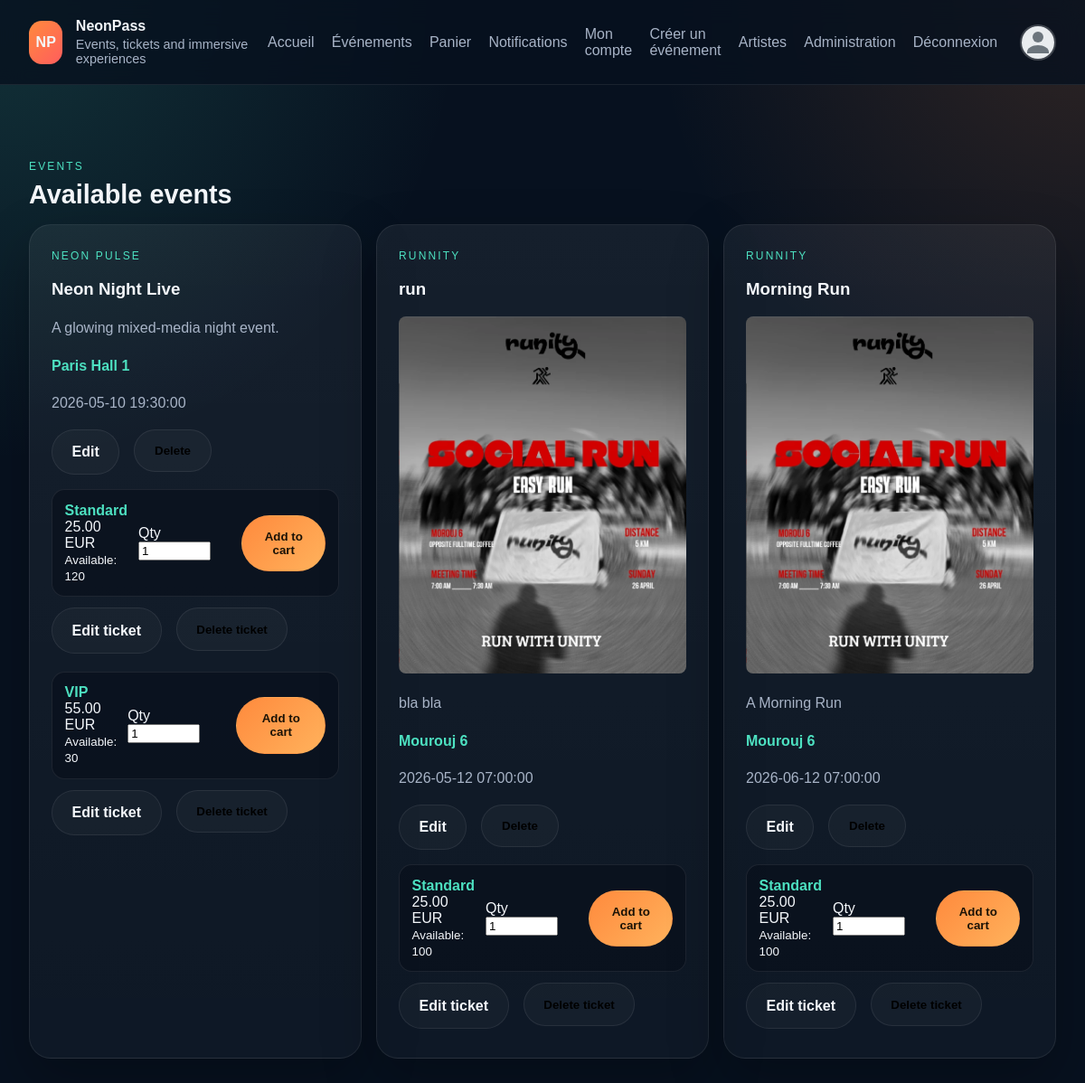
The page /events (signed in) on the database its author committed.
### tables this page shows
CREATE TABLE events (
    id INTEGER PRIMARY KEY AUTOINCREMENT,
    artist_id INTEGER DEFAULT NULL,
    user_artist_id INTEGER DEFAULT NULL,
    title TEXT NOT NULL,
    slug TEXT NOT NULL UNIQUE,
    description TEXT NOT NULL,
    event_date TEXT NOT NULL,
    location TEXT NOT NULL,
    image_path TEXT DEFAULT NULL,
    status TEXT NOT NULL DEFAULT 'draft',
    approval_status TEXT NOT NULL DEFAULT 'pending',
    created_at TEXT DEFAULT CURRENT_TIMESTAMP,
    FOREIGN KEY (artist_id) REFERENCES artists(id) ON DELETE CASCADE,
    FOREIGN KEY (user_artist_id) REFERENCES users(id) ON DELETE CASCADE
);

CREATE TABLE tickets (
    id INTEGER PRIMARY KEY AUTOINCREMENT,
    event_id INTEGER NOT NULL,
    name TEXT NOT NULL,
    price REAL NOT NULL,
    quantity_total INTEGER NOT NULL,
    quantity_sold INTEGER NOT NULL DEFAULT 0,
    created_at TEXT DEFAULT CURRENT_TIMESTAMP,
    FOREIGN KEY (event_id) REFERENCES events(id) ON DELETE CASCADE
);

### config/bootstrap.php (called while the page is built, shortened)
<?php
spl_autoload_register(static function (string $class): void {
    $prefix = 'App\\';
    $relativeClass = substr($class, strlen($prefix));
    $candidates = [
        APP_PATH . '/' . str_replace('\\', '/', $relativeClass) . '.php',
        CONFIG_PATH . '/' . str_replace('Config\\', '', $relativeClass) . '.php',
    ];
    foreach ($candidates as $file) {
        if (is_file($file)) {
            return;
        }
    }
});
function view(string $template, array $data = []): void
{
    require VIEW_PATH . '/layouts/main.php';
}
function current_user(): ?array
{
    return $_SESSION['user'] ?? null;
}
function is_admin(): bool
{
    $user = current_user();
    return ($user['role'] ?? 'user') === 'admin';
}
function e(?string $value): string
{
    return htmlspecialchars($value ?? '', ENT_QUOTES, 'UTF-8');
}

### app/core/Controller.php (called while the page is built, shortened)
<?php
abstract class Controller
{
    protected function render(string $template, array $data = []): void
    {
        view($template, $data);
    }
}

### app/controllers/EventController.php (called while the page is built, shortened)
<?php
final class EventController extends Controller
{
    public function index(): void
    {
        $events = (new Event())->allPublished();
        foreach ($events as &$event) {
            $event['tickets'] = (new Ticket())->forEvent((int) $event['id']);
        }
        $this->render('event/index', [
            'events' => $events,
        ]);
    }
}

### config/Database.php (called while the page is built, shortened)
<?php
final class Database
{
    private static ?PDO $instance = null;
    public static function connection(): PDO
    {
        if (self::$instance instanceof PDO) {
            return self::$instance;
        }
        $driver = strtolower((string) ($_ENV['DB_DRIVER'] ?? 'sqlite'));
        $sqliteFile = dirname(__DIR__) . '/data/phpjs.sqlite';
        $sqliteDir = dirname($sqliteFile);
        $dsn = 'sqlite:' . $sqliteFile;
        try {
            self::$instance = new PDO($dsn, null, null, [
                PDO::ATTR_ERRMODE => PDO::ERRMODE_EXCEPTION,
                PDO::ATTR_DEFAULT_FETCH_MODE => PDO::FETCH_ASSOC,
            ]);
            self::$instance->exec('PRAGMA foreign_keys = ON');
            $row = self::$instance->query('SELECT COUNT(*) AS count FROM users')->fetch();
        } catch (PDOException $exception) {
            throw new RuntimeException('SQLite connection failed: ' . $exception->getMessage(), 0, $exception);
        }
        return self::$instance;
    }
}

### app/models/BaseModel.php (called while the page is built, shortened)
<?php
abstract class BaseModel
{
    protected PDO $db;
    public function __construct()
    {
        $this->db = Database::connection();
    }
    protected function fetchAll(string $sql, array $params = []): array
    {
        $statement = $this->db->prepare($sql);
        $statement->execute($params);
        return $statement->fetchAll();
    }
}

### app/models/Event.php (called while the page is built, shortened)
<?php
final class Event extends BaseModel
{
    public function allPublished(): array
    {
        return $this->fetchAll(
            'SELECT events.*, COALESCE(artists.name, users.full_name, "Artist") AS artist_name
             FROM events
             LEFT JOIN artists ON artists.id = events.artist_id
             LEFT JOIN users ON users.id = events.user_artist_id
             WHERE events.status = :status AND events.approval_status = :approval
             ORDER BY events.event_date ASC',
            [':status' => 'published', ':approval' => 'approved']
        );
    }
}

### app/models/Ticket.php (called while the page is built, shortened)
<?php
final class Ticket extends BaseModel
{
    public function forEvent(int $eventId): array
    {
        return $this->fetchAll(
            'SELECT * FROM tickets WHERE event_id = :event_id ORDER BY price ASC',
            [':event_id' => $eventId]
        );
    }
}

### app/views/event/index.php (the view, shortened to what this page needs)
<section>
    <div class="section-heading">
        <span>Events</span>
        <h2>Available events</h2>
    </div>
    <?php if (empty($events)): ?>
        <div class="auth-card">
            <p>No published events yet. Create sample events in the admin area to test the cart flow.</p>
        </div>
    <?php else: ?>
        <div class="cards">
            <?php foreach ($events as $event): ?>
                <article class="card">
                    <span class="eyebrow"><?= e($event['artist_name']) ?></span>
                    <h3><?= e($event['title']) ?></h3>
                    <?php if (!empty($event['image_path'])): ?>
                        <img src="<?= e($event['image_path']) ?>" alt="<?= e($event['title']) ?>" style="max-width:100%;border-radius:8px;">
                    <?php endif; ?>
                    <p><?= e($event['description']) ?></p>
                    <p><strong><?= e($event['location']) ?></strong></p>
                    <p><?= e($event['event_date']) ?></p>
                    <?php if (is_admin()): ?>
                        <div class="hero-actions" style="margin-top:1rem;">
                            <a class="button button-secondary" href="/events/edit?id=<?= e((string) $event['id']) ?>">Edit</a>
                            <form method="post" action="/events/delete">
                                <button class="button button-secondary" type="submit">Delete</button>
                            </form>
                        </div>
                    <?php endif; ?>
                    <div class="ticket-list">
                        <?php foreach ($event['tickets'] as $ticket): ?>
                            <form method="post" action="/cart/add" class="ticket-form">
                                <div>
                                    <strong><?= e($ticket['name']) ?></strong>
                                    <div><?= e(number_format((float) $ticket['price'], 2)) ?> EUR</div>
                                    <small>Available: <?= e((string) ((int) $ticket['quantity_total'] - (int) $ticket['quantity_sold'])) ?></small>
                                </div>
                                <label>
                                    Qty
                                    <input type="number" name="quantity" min="1" value="1" max="<?= e((string) ((int) $ticket['quantity_total'] - (int) $ticket['quantity_sold'])) ?>">
                                </label>
                                <button type="submit" class="button button-primary">Add to cart</button>
                            </form>
                            <?php if (is_admin()): ?>
                                <div class="hero-actions" style="margin:0 0 0.5rem 0;">
                                    <a class="button button-secondary" href="/tickets/edit?id=<?= e((string) $ticket['id']) ?>">Edit ticket</a>
                                    <form method="post" action="/tickets/delete">
                                        <button class="button button-secondary" type="submit">Delete ticket</button>
                                    </form>
                                </div>
                            <?php endif; ?>
                        <?php endforeach; ?>
                    </div>
                </article>
            <?php endforeach; ?>
        </div>
    <?php endif; ?>
</section>

### public/css/style.css (style rules this page uses)
:root { --bg: #07111f; --panel: #101c31; --panel-2: #15253f; --text: #f4f7fb; --muted: #a8b4c7; --accent: #ff8a3d; --accent-2: #4de1c1; --border: rgba(255, 255, 255, 0.08); }
* { box-sizing: border-box; }
body { margin: 0; font-family: Arial, Helvetica, sans-serif; background: radial-gradient(circle at top left, rgba(77, 225, 193, 0.16), transparent 30%), radial-gradient(circle at top right, rgba(255, 138, 61, 0.16), transparent 28%), var(--bg); color: var(--text); }
a { color: inherit; text-decoration: none; }
.hero-copy, .hero-panel, .card { background: linear-gradient(180deg, rgba(255, 255, 255, 0.06), rgba(255, 255, 255, 0.03)); border: 1px solid var(--border); border-radius: 1.5rem; box-shadow: 0 24px 60px rgba(0, 0, 0, 0.25); }
.eyebrow, .section-heading span, .stats-card span { text-transform: uppercase; letter-spacing: 0.18em; color: var(--accent-2); font-size: 0.75rem; }
.hero p, .card p { color: var(--muted); line-height: 1.6; }
.hero-actions { display: flex; gap: 1rem; margin-top: 1.8rem; flex-wrap: wrap; }
.button { display: inline-flex; align-items: center; justify-content: center; padding: 0.95rem 1.35rem; border-radius: 999px; border: 1px solid transparent; font-weight: 700; }
.button-primary { background: linear-gradient(135deg, var(--accent), #ffb25c); color: #1a1206; }
.button-secondary { border-color: var(--border); background: rgba(255, 255, 255, 0.03); }
.section-heading { margin: 3rem 0 1rem; }
.section-heading h2 { margin: 0.4rem 0 0; font-size: 1.8rem; }
.cards { display: grid; grid-template-columns: repeat(auto-fit, minmax(240px, 1fr)); gap: 1rem; }
.ticket-list { display: grid; gap: 0.75rem; margin-top: 1rem; }
.ticket-form { display: grid; gap: 0.75rem; grid-template-columns: 1fr auto auto; align-items: center; padding: 0.85rem; border-radius: 0.9rem; background: rgba(8, 14, 26, 0.6); border: 1px solid var(--border); }
.ticket-form input[type="number"] { width: 5rem; }
.hero-actions form { margin: 0; }
.card { padding: 1.5rem; }
.card, .auth-card, .cart-item, .hero-copy, .hero-panel { transition: transform 180ms ease, border-color 180ms ease, box-shadow 180ms ease, background 180ms ease; }
.card strong { color: var(--accent-2); }

### rows shown on the page
events: artist_name "NEON PULSE", title "Neon Night Live", description "A glowing mixed-media night event.", location "Paris Hall 1", event_date "2026-05-10 19:30:00"
tickets: name "Standard", price "25.00", quantity_total "120"
tickets: name "VIP", price "55.00", quantity_total "30"
events: artist_name "RUNNITY", title "run", image_path (picture), description "bla bla", location "Mourouj 6", event_date "2026-05-12 07:00:00"
tickets: name "Standard", price "25.00", quantity_total "100"
events: artist_name "RUNNITY", title "Morning Run", image_path (picture), description "A Morning Run", location "Mourouj 6", event_date "2026-06-12 07:00:00"
tickets: name "Standard", price "25.00", quantity_total "100"
